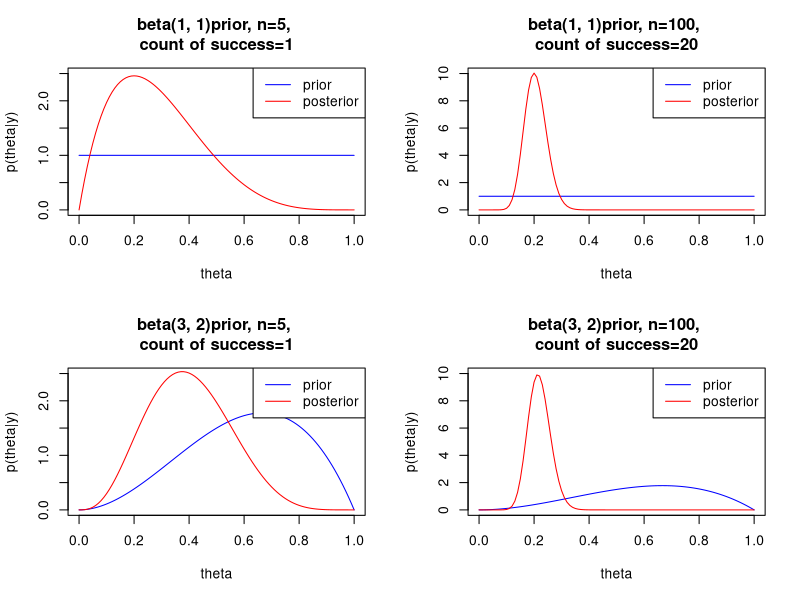

Recreate this plot in R.
# 事前分布がbeta分布の二項モデル

a = c(1, 3)
b = c(1, 2)
sum_y = c(1, 20)
n = c(5, 100)
ylim_ = c(2.5, 10)
par(mfrow=c(2, 2))
for (i in 1:2){
  for (j in 1:2) {
    curve(dbeta(x=x, shape1=a[i], shape2=b[i]), type='l', col='blue'
         ,xlab='theta', ylab='p(theta|y)'
         ,ylim=c(0, ylim_[j])
         ,main = sprintf('beta(%d, %d)prior, n=%d, \ncount of success=%d', a[i], b[i], n[j], sum_y[j]))
    par(new=TRUE)
    curve(dbeta(x=x, shape1=a[i]+sum_y[j], shape2 = b[i]+n[j]-sum_y[j])
          ,add = TRUE, xlab = '', ylab='', col='red')
    legend('topright', legend = c('prior', 'posterior'), col = c('blue', 'red'), lty = c(1, 1))
  }
}